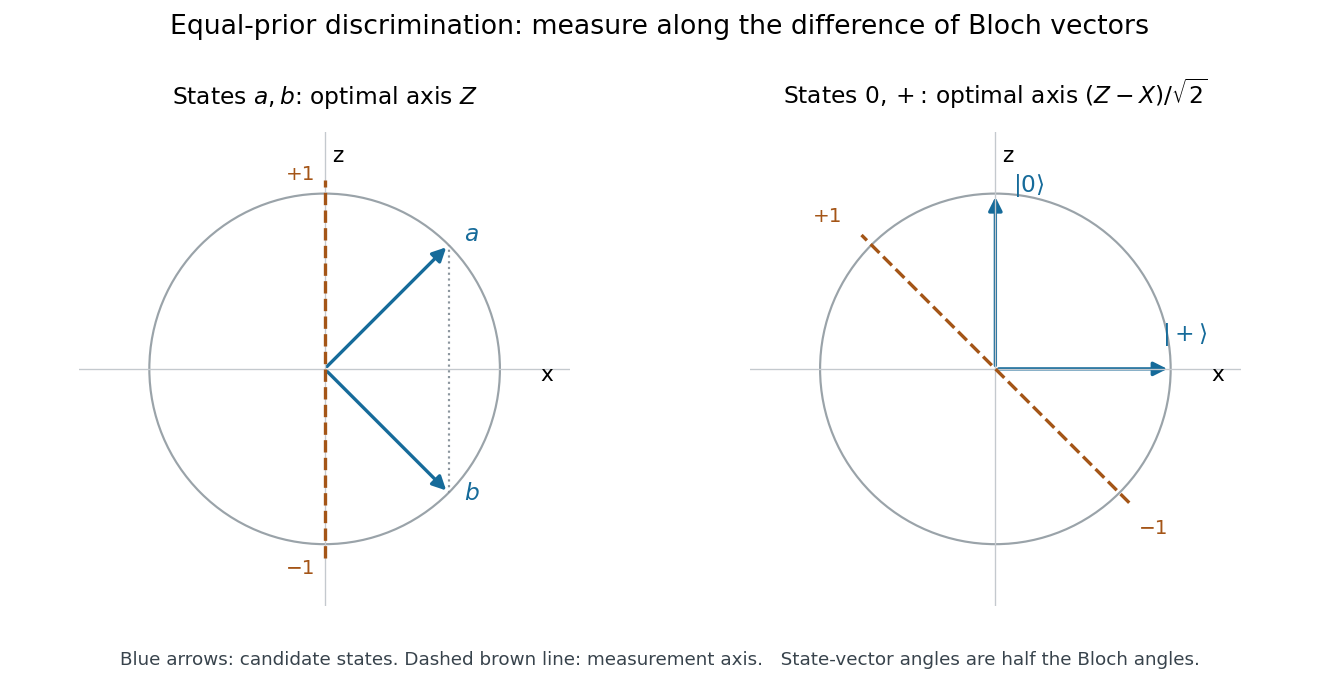

Recreate this plot in Python.
"""Original Bloch x-z sections; save a matching opaque PNG in the CWD."""
from pathlib import Path
import matplotlib
matplotlib.use('Agg')
import matplotlib.pyplot as plt
from matplotlib.patches import Circle, FancyArrowPatch
import numpy as np
fig, axes=plt.subplots(1,2,figsize=(11,5.8),dpi=120)
fig.patch.set_facecolor('white')
colors=['#166b9a','#a45517'];root2=np.sqrt(2)
for ax in axes:
    ax.set_facecolor('white');ax.set_aspect('equal');ax.set(xlim=(-1.4,1.4),ylim=(-1.35,1.35));ax.axis('off')
    ax.add_patch(Circle((0,0),1,fill=False,ec='#9aa3a9',lw=1.3))
    ax.axhline(0,color='#c4c9ce',lw=.8);ax.axvline(0,color='#c4c9ce',lw=.8)
    ax.text(1.23,-.07,'x',fontsize=13);ax.text(.04,1.18,'z',fontsize=13)
def state(ax,x,z,label,delta):
    ax.add_patch(FancyArrowPatch((0,0),(x,z),arrowstyle='-|>',mutation_scale=17,lw=2,color=colors[0]))
    ax.text(x+delta[0],z+delta[1],label,fontsize=14,color=colors[0],ha='center')
def measure(ax,n,pluspos,minuspos):
    n=np.asarray(n);ax.plot([-1.08*n[0],1.08*n[0]],[-1.08*n[1],1.08*n[1]],'--',color=colors[1],lw=2)
    ax.text(*pluspos,'+1',fontsize=12,color=colors[1]);ax.text(*minuspos,'−1',fontsize=12,color=colors[1])
state(axes[0],1/root2,1/root2,r'$a$',(.13,.02));state(axes[0],1/root2,-1/root2,r'$b$',(.13,-.04));measure(axes[0],[0,1],(-.22,1.08),(-.22,-1.17))
axes[0].plot([1/root2,1/root2],[-1/root2,1/root2],':',color='#8c969e',lw=1.3)
axes[0].set_title(r'States $a,b$: optimal axis $Z$',fontsize=14,pad=17)
state(axes[1],0,1,r'$|0\rangle$',(.19,.01));state(axes[1],1,0,r'$|+\rangle$',(.08,.16));measure(axes[1],[-1/root2,1/root2],(-1.04,.84),(.82,-.94))
axes[1].set_title(r'States $0,+$: optimal axis $(Z-X)/\sqrt{2}$',fontsize=14,pad=17)
fig.suptitle('Equal-prior discrimination: measure along the difference of Bloch vectors',fontsize=16,y=.98)
fig.text(.5,.045,'Blue arrows: candidate states. Dashed brown line: measurement axis.   State-vector angles are half the Bloch angles.',ha='center',fontsize=11,color='#38434c')
fig.subplots_adjust(top=.81,bottom=.13,wspace=.15,left=.025,right=.975)
fig.savefig(Path.cwd()/(Path(__file__).stem+'.png'),facecolor='white',metadata={'Software':'codex-wiki original figure'})
plt.close(fig)
